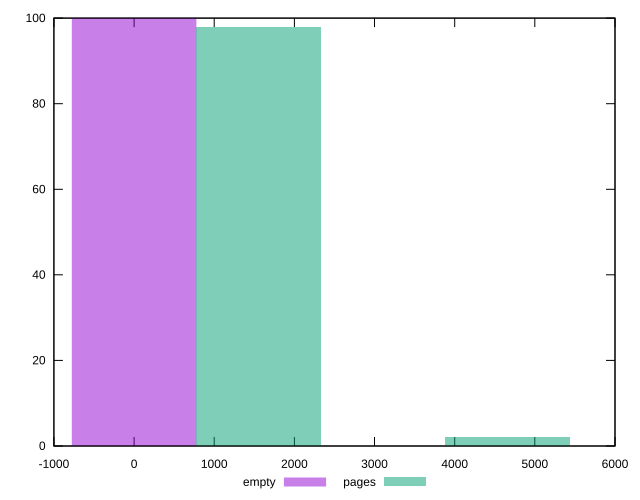

The script that saved this image:
reset
set terminal svg size 640, 500 enhanced background rgb 'white'
set output "reprap/first-meaningful-paint/comparison/histogram/0_vs_1.svg"

$empty <<EOF
0 100
EOF

$pages <<EOF
4615.877889364689 2
1538.6259631215628 98
EOF

set key outside below
set boxwidth 1538.6259631215628
set yrange [0:100]
set style fill transparent solid 0.5 noborder

plot \
  $empty title "empty" with boxes, \
  $pages title "pages" with boxes, \


reset
